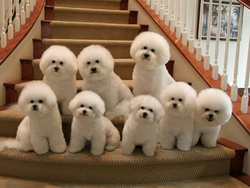
#> input picture bichon.jpg, 250 x 188 px, shrunk from 1280 x 960 before the run
$ python main.py   (older library calls are emulated)
#> lines starting #> are read from the running program, lines starting #| are printed output that depends on the picture; after the words box and inside, x2 and y2 are one past the last pixel; in counts of white or black regions, pixels touching at a corner belong together
#> the answer given: 1
import cv2
import numpy as np
from matplotlib import pyplot as plt
import os
import math

def image_processing():
    img = cv2.imread('bichon.jpg')
#> img is the input picture: shape (188, 250, 3); mean B, G, R 87.3, 112.5, 137.5
    gray_image = cv2.cvtColor(img, cv2.COLOR_BGR2GRAY)
    cv2.imshow('Gray', gray_image)
    cv2.waitKey(0)

    print("Please wait...")

    _, bin_thresh = cv2.threshold(gray_image, 100, 255, cv2.THRESH_BINARY)
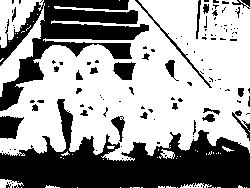
#> bin_thresh: shape (188, 250); 60.6% white; 126 black regions (100 under 20 px), largest, box (x1, y1, x2, y2) and area: (0, 99, 250, 188) 10118, (0, 0, 149, 111) 5797, (0, 116, 24, 139) 402
    _, inv_bin_thresh = cv2.threshold(gray_image, 100, 255, cv2.THRESH_BINARY_INV)
    _, trunc_thresh = cv2.threshold(gray_image, 100, 255, cv2.THRESH_TRUNC)
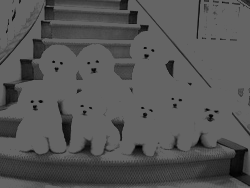
#> trunc_thresh: shape (188, 250); min 1, max 100, mean 85.3
    _, tozero_thresh = cv2.threshold(gray_image, 100, 255, cv2.THRESH_TOZERO)
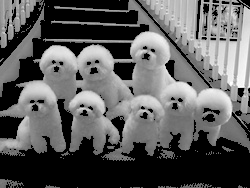
#> tozero_thresh: shape (188, 250); min 0, max 254, mean 92.4
    _, inv_tozero_thresh = cv2.threshold(gray_image, 100, 255, cv2.THRESH_TOZERO_INV)
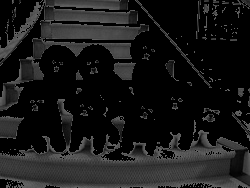
#> inv_tozero_thresh: shape (188, 250); min 0, max 100, mean 24.7
    _, otsu_thresh = cv2.threshold(gray_image, 100, 255, cv2.THRESH_OTSU)
#> otsu_thresh: shape (188, 250); 44.1% white; 57 white regions (53 under 20 px), largest, box (x1, y1, x2, y2) and area: (0, 0, 250, 151) 18893, (0, 0, 36, 48) 890, (0, 7, 44, 87) 733, (183, 131, 191, 150) 71

    result_image = [gray_image, bin_thresh, inv_bin_thresh, trunc_thresh, tozero_thresh, inv_tozero_thresh, otsu_thresh]
    result_desc = ['Grayscale', 'BINARY', 'BINARY_INV', 'TRUNC', 'TOZERO', 'TOZERO_INV', 'OTSU']

    img = cv2.cvtColor(img, cv2.COLOR_BGR2RGB)

    mean_blur = cv2.blur(img, (11, 11))
    gaussian_blur = cv2.GaussianBlur(img, (11, 11), 5.0)
    median_blur = cv2.medianBlur(img, 11)
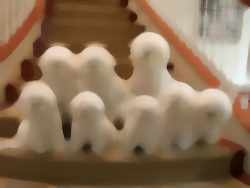
#> median_blur: shape (188, 250, 3); mean R, G, B 139.7, 114.3, 88.5
    bilateral_blur = cv2.bilateralFilter(img, 5, 150, 150)

    result_image = [img, mean_blur, gaussian_blur, median_blur, bilateral_blur]
    result_desc = ['Original', 'Mean', 'Gaussian', 'Median', 'Bilateral']
    def manual_averaging(img, ksize):
#> called with ksize = 5
        sub = ksize - 1
        np_img = np.array(img)
        for i in range(np_img.shape[0]-sub):
            for j in range(np_img.shape[1]-sub):
                arr = np.array(np_img[i:(i+ksize), j:(j+ksize)]).flatten()
                mean = np.mean(arr)
                np_img[i+ksize//2, j+ksize//2] = mean
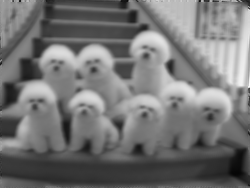
#> np_img: shape (188, 250); min 6, max 251, mean 116.3
        return np_img
    manual_averaging = manual_averaging(gray_image, 5)

    def manual_median(img, ksize):
#> called with ksize = 5
        sub = ksize - 1
        np_img = np.array(img)
        for i in range(np_img.shape[0]-sub):
            for j in range(np_img.shape[1]-sub):
                arr = np.array(np_img[i:(i+ksize), j:(j+ksize)]).flatten()
                med = np.median(arr)
                np_img[i+ksize//2, j+ksize//2] = med
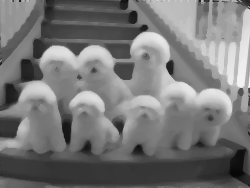
#> np_img: shape (188, 250); min 6, max 251, mean 118.7
        return np_img
    manual_median = manual_median(gray_image, 5)

    result_image = [gray_image, manual_averaging, manual_median]
    result_desc = ['Grayscale', 'Manual Averaging', 'Manual Median']
    plt.figure(1, figsize=(8, 8))
    for i, (curr_image, curr_desc) in enumerate(zip(result_image, result_desc)):
        plt.subplot(1, 3, (i+1))
        plt.imshow(curr_image, 'gray')
        plt.title(curr_desc)
        plt.xticks([])
        plt.yticks([])
#> this loop made 3 passes
#> curr_desc on passes 1 to 3: 'Grayscale', 'Manual Averaging', 'Manual Median'
    plt.show()

# [116 lines left out: functions edge_detection, shape_detection, pattern_recog, not called in this run]

def main():
    isRunning = True
    while isRunning:
        print("Welcome")
        print("1. Image Processing")
        print("2. Edge Detection")
        print("3. Shape Detection")
        print("4. Pattern Recognition")
        print("5. Exit")

#> (the run stopped early here; a loop or call above may not have finished)
